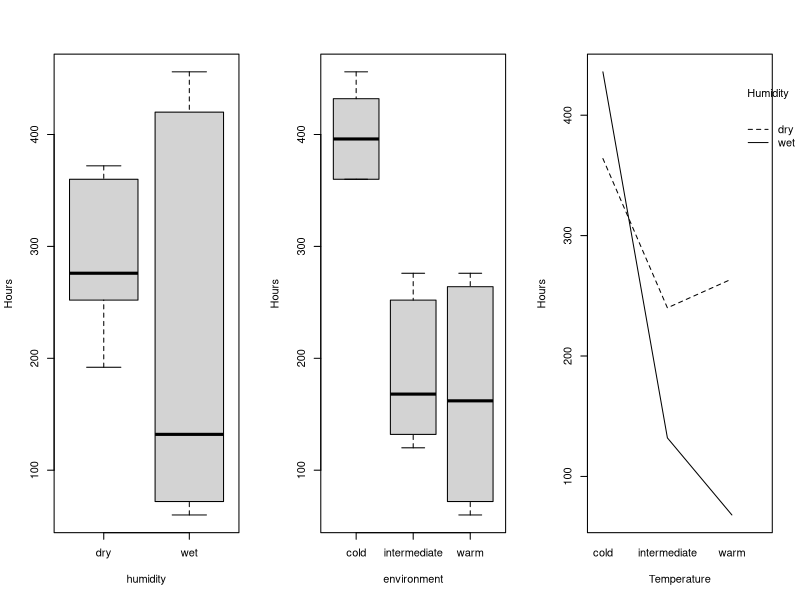
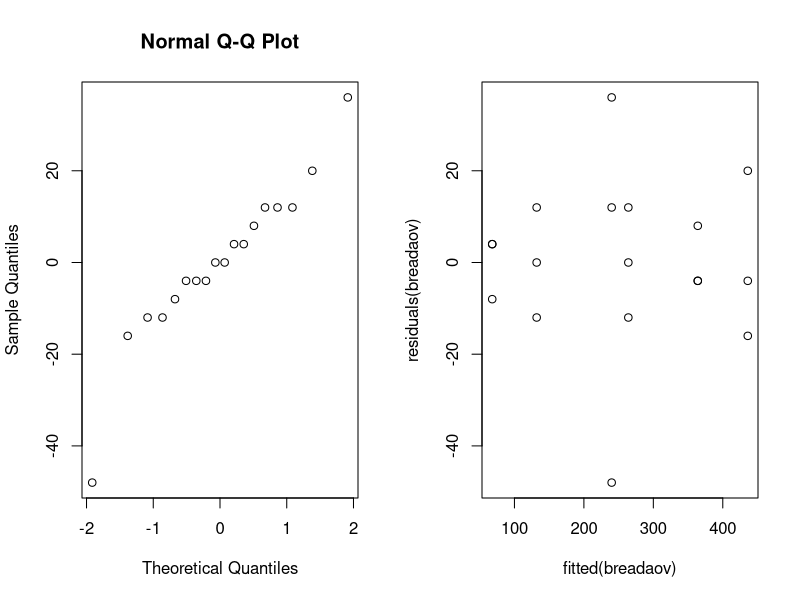
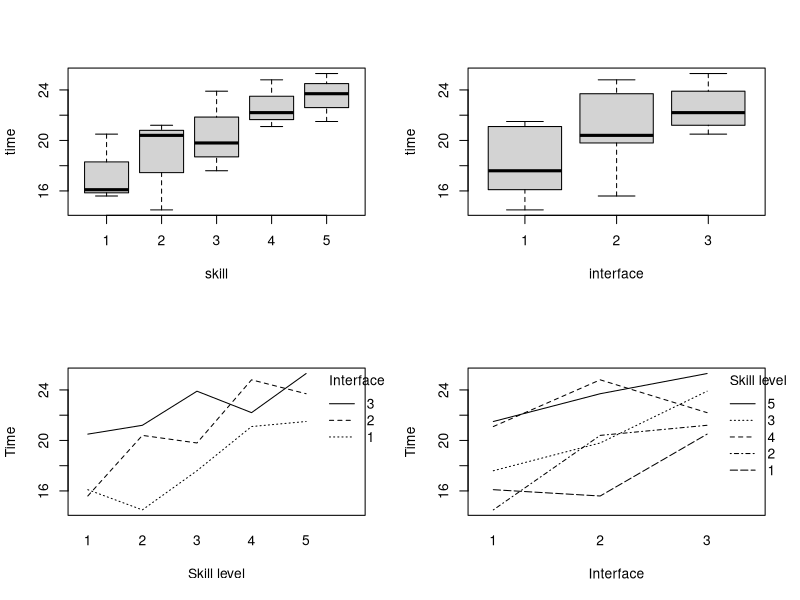
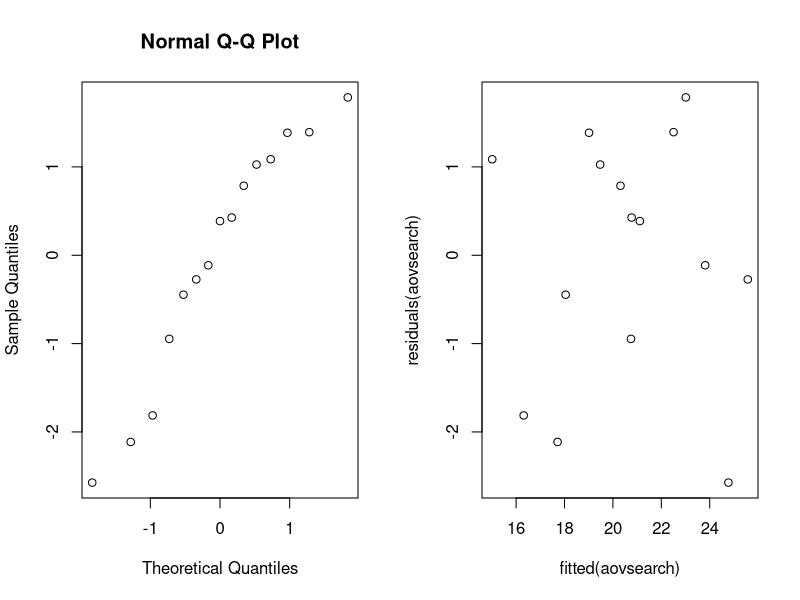
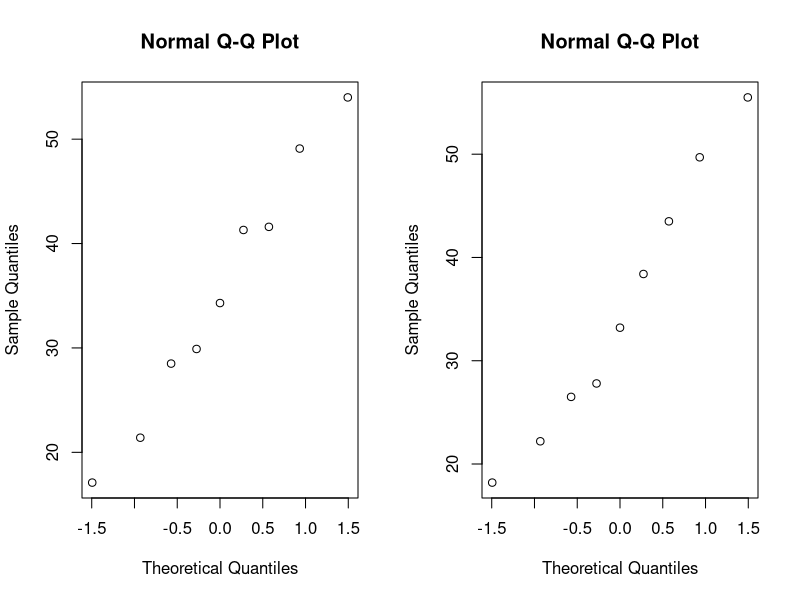
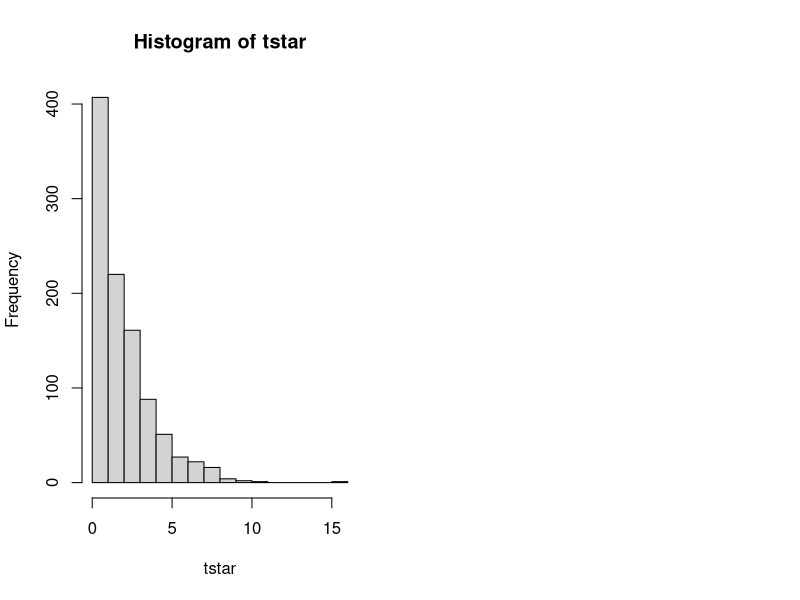
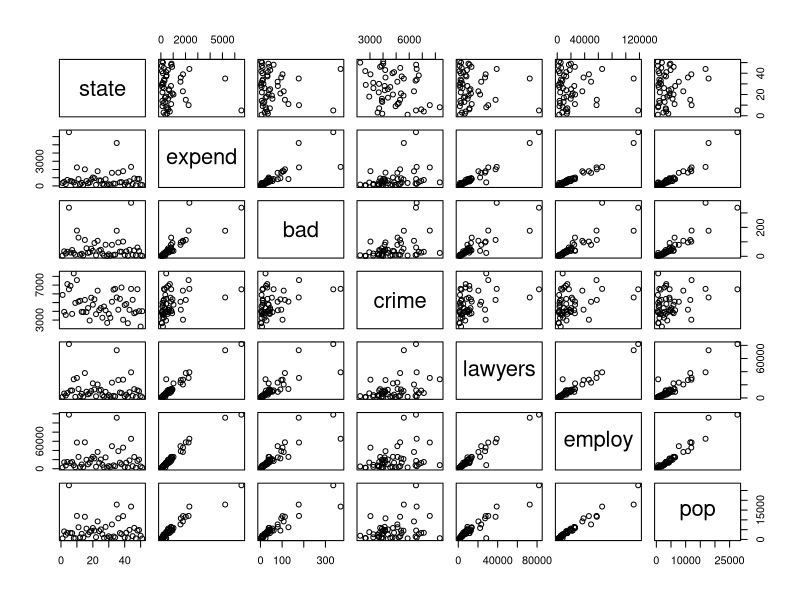
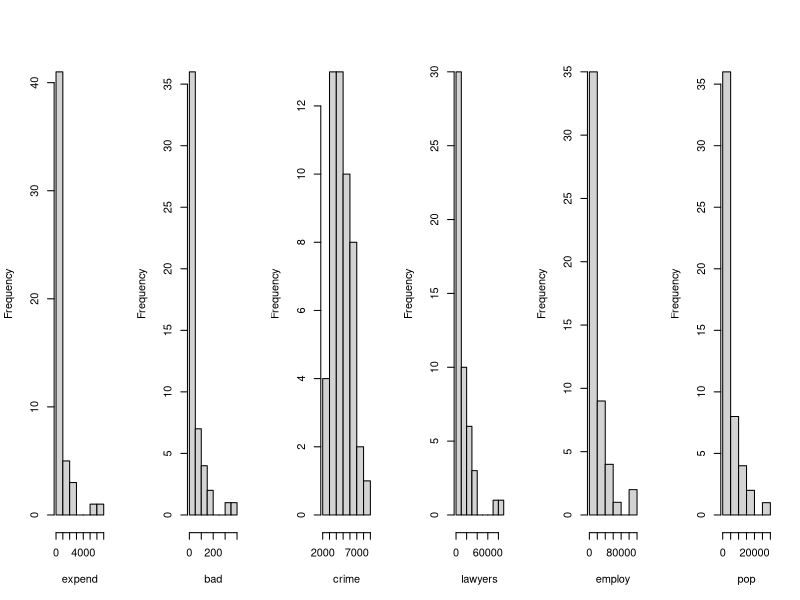

R code for these plots, in order:
## ---- chunk 1
knitr::opts_chunk$set(echo = FALSE)
knitr::opts_chunk$set(fig.width=8, fig.height=4) 
## ---- chunk 2
bread = read.table("bread.txt", header = TRUE)
par(mfrow=c(1,3))
boxplot(hours ~ humidity, data = bread, ylab = "Hours")
boxplot(hours ~ environment, data = bread, ylab = "Hours")
interaction.plot(bread$environment, bread$humidity, bread$hours, xlab = "Temperature", ylab = "Hours", trace.label = "Humidity")
## ---- chunk 3
breadaov=lm(hours~humidity*environment, data = bread); 
anova(breadaov)
## ---- chunk 4
par(mfrow=c(1,2))
qqnorm(residuals(breadaov))
plot(fitted(breadaov),residuals(breadaov))
## ---- chunk 5
search = read.table("search.txt", header = TRUE)
par(mfrow=c(2,2))
boxplot(time~skill, data=search)
boxplot(time~interface, data=search)
interaction.plot(search$skill,search$interface, search$time, xlab = "Skill level", ylab = "Time", trace.label = "Interface")
interaction.plot(search$interface,search$skill, search$time, xlab = "Interface", ylab = "Time", trace.label = "Skill level")
## ---- chunk 6
search$skill = factor(search$skill)
search$interface = factor(search$interface)
aovsearch=lm(time~interface+skill, data=search)
anova(aovsearch)
summary(aovsearch)
## ---- chunk 7
par(mfrow=c(1,2))
qqnorm(residuals(aovsearch))
plot(fitted(aovsearch),residuals(aovsearch))
## ---- chunk 8
friedman.test(search$time,search$interface,search$skill)
## ---- chunk 9
aovsearch2=lm(time~interface, data=search)
anova(aovsearch2)
## ---- chunk 10
cow = read.table("cow.txt", header = TRUE);
#There are two factors that influence the milk production
mm = subset(cow, treatment=="A")["milk"]
sf = subset(cow, treatment=="B")["milk"]
mm1 = as.numeric(unlist(mm))
sf1 = as.numeric(unlist(sf))
par(mfrow=c(1,2))
qqnorm(mm1); qqnorm(sf1)
cow$id = factor(cow$id); cow$per = factor(cow$per)
cowanova = lm(milk~id+per+treatment,data = cow)
anova(cowanova)
summary(cowanova)
## ---- chunk 11
library(lme4)
cow$order=factor(cow$order)
cowlmer = lmer(milk~treatment+order+per+(1|id), data=cow, REML = FALSE)
summary(cowlmer)
## ---- chunk 12
cowlmerTreatment = lmer(milk~order+per+(1|id), data=cow, REML = FALSE)
anova(cowlmerTreatment, cowlmer)
cowlmerOrder = lmer(milk~treatment+per+(1|id), data=cow, REML = FALSE)
anova(cowlmerOrder, cowlmer)
cowlmerPer = lmer(milk~treatment+order+(1|id), data=cow, REML = FALSE)
anova(cowlmerPer, cowlmer)
## ---- chunk 13
attach(cow)
t.test(milk[treatment=="A"],milk[treatment=="B"],paired=TRUE)
## ---- chunk 14
data=read.table("nauseatable.txt",header=TRUE)
nausea=c(rep(0,times=100),rep(1,times=52),rep(0,times=32),rep(1,times=35),rep(0,times=48),
  rep(1,times=37))
medicine=c(rep("Chlorpromazine",times=152),rep("Pentobarbital (100mg)",times=67),
  rep("Pentobarbital (150mg)",times=85))
patientdata=data.frame(nausea,medicine)
xtabs(~medicine+nausea,data=patientdata)
## ---- chunk 15
medication=factor(patientdata$medicine)
B=1000
tstar=numeric(B)
for (i in 1:B) {
  patientstar=sample(medication) # permute medicine lables
  tstar[i] = chisq.test(xtabs(~patientstar+patientdata$nausea))[[1]] }
hist(tstar)
test_statistic=chisq.test(xtabs(~patientdata$medicine+patientdata$nausea))[[1]]
pl=sum(tstar<test_statistic)/B;pl
pr=sum(tstar>test_statistic)/B;pr
## ---- chunk 16
chisq.test(xtabs(~patientdata$medicine+patientdata$nausea))
## ---- chunk 17
data=read.table(file="expensescrime.txt",header=TRUE)
plot(data)
## ---- chunk 18
par(mfrow=c(1,ncol(data)-1)) # minus the state column
for (i in 2:ncol(data)) hist(data[,i],xlab=names(data)[i],main=NULL)
## ---- chunk 19
par(mfrow=c(1,ncol(data)-1)) # minus the state column
for (i in 2:ncol(data)) boxplot(data[,i],main=names(data)[i])
## ---- chunk 20
par(mfrow=c(1,5))
plot(data$bad, data$expend,xlab="bad",ylab="expend");abline(lm(expend ~ bad, data=data))
plot(data$crime, data$expend,xlab="crime",ylab="expend");abline(lm(expend ~ crime, data=data))
plot(data$lawyers, data$expend,xlab="lawyers",ylab="expend");abline(lm(expend ~ lawyers, data=data))
plot(data$employ, data$expend,xlab="employ",ylab="expend");abline(lm(expend ~ employ, data=data))
plot(data$pop, data$expend,xlab="pop",ylab="expend");abline(lm(expend ~ pop, data=data))
## ---- chunk 21
round(cor(data[,3:7]),2) # exclude state and expend
## ---- chunk 22
# Round 1
summary(lm(expend~bad,data=data))
summary(lm(expend~crime,data=data))
summary(lm(expend~lawyers,data=data))
summary(lm(expend~employ,data=data))
summary(lm(expend~pop,data=data))
# Round 2
summary(lm(expend~employ+bad,data=data))
summary(lm(expend~employ+crime,data=data))
summary(lm(expend~employ+lawyers,data=data))
summary(lm(expend~employ+pop,data=data))
# Round 3
summary(lm(expend~employ+lawyers+bad,data=data))
summary(lm(expend~employ+lawyers+crime,data=data))
summary(lm(expend~employ+lawyers+pop,data=data))
## ---- chunk 23
summary(lm(expend~bad+crime+lawyers+employ+pop,data=data))
summary(lm(expend~bad+lawyers+employ+pop,data=data))
summary(lm(expend~bad+lawyers+employ,data=data))
summary(lm(expend~lawyers+employ, data=data))
## ---- chunk 24
expendlm = lm(expend~lawyers+employ,data=data)
round(residuals(expendlm),2)
order(abs(residuals(expendlm)))
round(cooks.distance(expendlm),2)
par(mfrow=c(2,4))
plot(1:51,cooks.distance(expendlm),type="b")
plot(residuals(expendlm),data[,5],xlab="residuals",ylab="lawyers")
plot(residuals(expendlm),data[,6],xlab="residuals",ylab="employ")
plot(residuals(expendlm),data[,3],xlab="residuals",ylab="bad")
plot(residuals(expendlm),data[,4],xlab="residuals",ylab="crime")
plot(residuals(expendlm),data[,7],xlab="residuals",ylab="pop")
plot(residuals(expendlm),data[,2],xlab="residuals",ylab="expend")
plot(residuals(expendlm),fitted(expendlm),xlab="residuals",ylab="fitted model")
## ---- chunk 25
par(mfrow=c(2,3))
x = residuals(lm(bad~employ+lawyers,data=data))
y = residuals(lm(expend~employ+lawyers,data=data))
plot(x,y,main="Added variable plot for bad")
x = residuals(lm(crime~employ+lawyers,data=data))
y = residuals(lm(expend~employ+lawyers,data=data))
plot(x,y,main="Added variable plot for crime")
x = residuals(lm(lawyers~pop+crime+bad,data=data))
y = residuals(lm(expend~pop+crime+bad,data=data))
plot(x,y,main="Added variable plot for lawyers")
x = residuals(lm(employ~pop+crime+bad,data=data))
y = residuals(lm(expend~pop+crime+bad,data=data))
plot(x,y,main="Added variable plot for employ")
x = residuals(lm(pop~employ+lawyers,data=data))
y = residuals(lm(expend~employ+lawyers,data=data))
plot(x,y,main="Added variable plot for pop")
qqnorm(residuals(expendlm))
